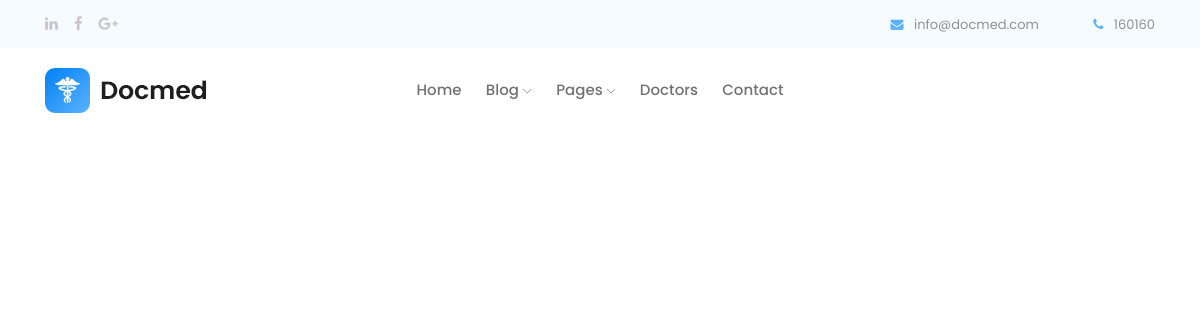
Page /analyse/hemoglobine.php (signed in) on the earlier database version.
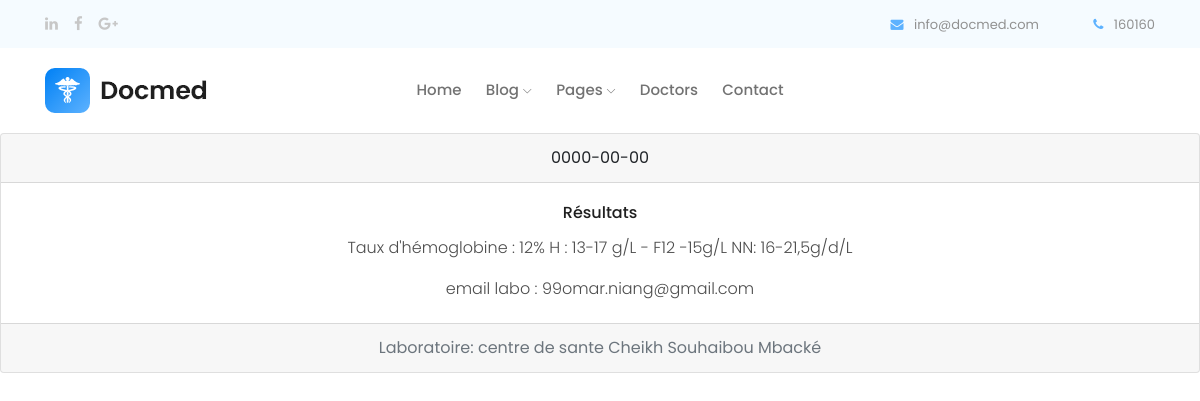
Same page on the later database version.
### tables this page shows
CREATE TABLE IF NOT EXISTS `numhemoglobine` (
  `id` int(11) NOT NULL AUTO_INCREMENT,
  `id_pat` int(11) DEFAULT NULL,
  `tauxDHemoglobine` varchar(20) DEFAULT NULL,
  `date` varchar(20) DEFAULT NULL,
  `laboratoire` varchar(50) DEFAULT NULL,
  `mailLabo` varchar(50) DEFAULT NULL,
  PRIMARY KEY (`id`),
  KEY `id_pat` (`id_pat`)
);

### public/analyse/hemoglobine.php (the view, shortened to what this page needs)
<?php
require '../elements/header.php';
?>
  <?php endif;
  $id = $_SESSION['user'];
  $bd = new Database();
  $pdo = $bd->getPDO("pregnantApp");
  $query = $pdo->prepare(" SELECT * FROM users WHERE id=:id");
  $query->execute(["id" => $id]);
  $user = $query->fetchObject(User::class);
    if ($user->statut == "medecin" && isset($_GET['id'])) {
   $id_pat=$_GET['id'];
   $pdo=Database::getPDO("pregnantApp");
   $query=$pdo->query("SELECT * FROM numhemoglobine WHERE id_pat=$id_pat");
  } elseif ($user->statut == "patient") {
      $id = $_SESSION['user'];
      $bd = new Database();
      $pdo = $bd->getPDO("pregnantApp");
      $query = $pdo->prepare(" SELECT * FROM numhemoglobine WHERE id_pat=:id");
      $query->execute(["id" => $id]);
  }
   while($donne=$query->fetch()) {
  ?>
  <div class="card text-center">
  <div class="card-header">
  <?= $donne['date']?>
  </div>
  <div class="card-body">
    <h5 class="card-title">Résultats</h5>
    <p class="card-text"> Taux d'hémoglobine : <?= $donne['tauxDHemoglobine']?> H : 13-17 g/L  - F12 -15g/L NN: 16-21,5g/d/L  </p>
    <p class="card-text">email labo  : <?= $donne['mailLabo']?>  </p>
  </div>
  <div class="card-footer text-muted">
   Laboratoire: <?= $donne['laboratoire']?>
  </div>
</div>
   <?php }?>

Differences in the rows shown:
added numhemoglobine: date "0000-00-00", tauxDHemoglobine "12%", mailLabo "99omar.niang@gmail.com", laboratoire "centre de sante Cheikh Souhaibou Mbacké"
